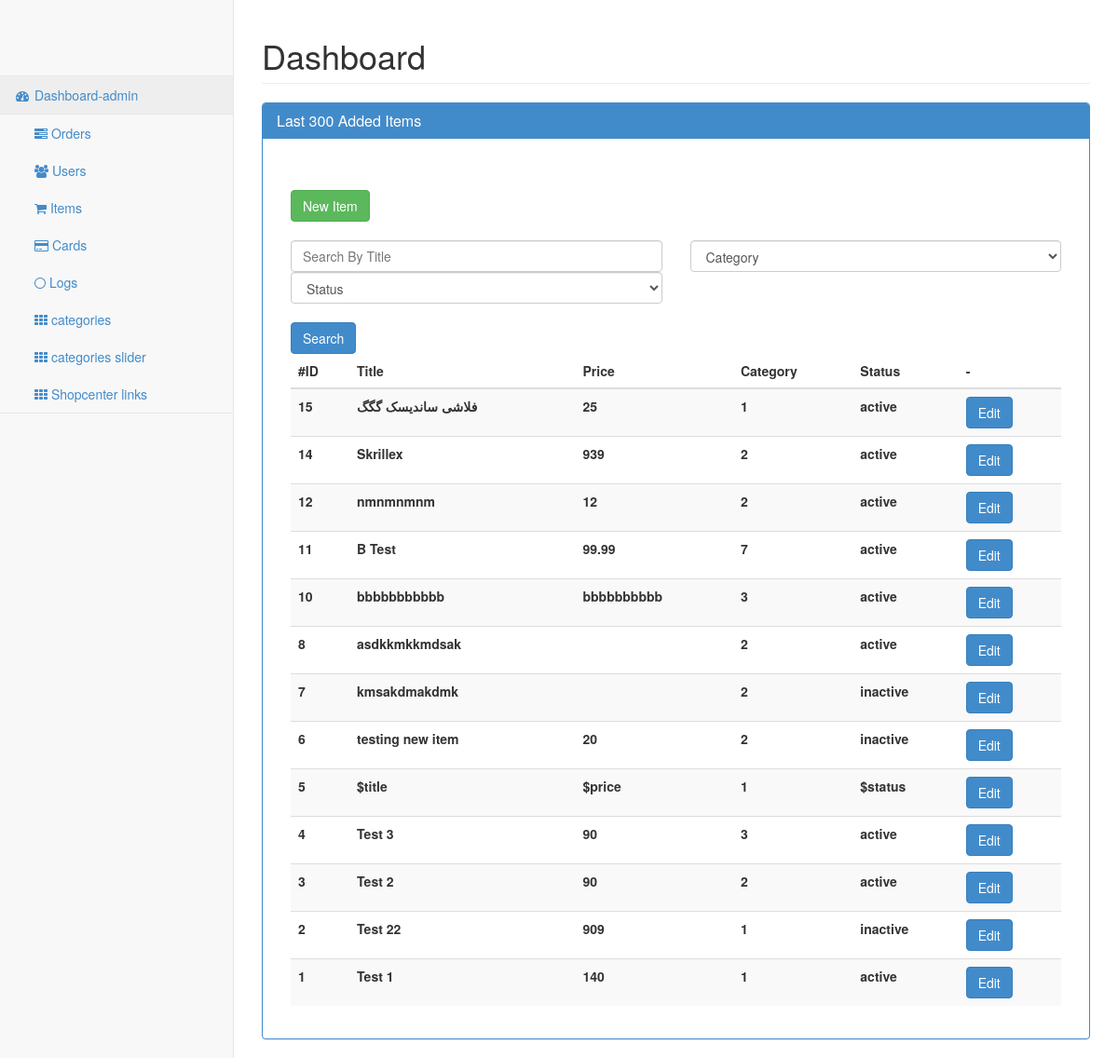
The page /control/items.php (signed in) on the database its author committed.
### tables this page shows
CREATE TABLE IF NOT EXISTS `shop_center` (
  `id` bigint(250) NOT NULL AUTO_INCREMENT,
  `title` varchar(250) NOT NULL,
  `model` longtext NOT NULL,
  `color` longtext NOT NULL,
  `size` longtext NOT NULL,
  `description` longtext NOT NULL,
  `cat_id` bigint(250) NOT NULL,
  `price` varchar(250) NOT NULL,
  `delivery_time` longtext NOT NULL,
  `photos` longtext NOT NULL,
  `video` longtext NOT NULL,
  `status` varchar(250) NOT NULL,
  `ordered` bigint(250) DEFAULT NULL,
  PRIMARY KEY (`id`)
);

### control/includes/classes/shopcenter_class.php (the view, shortened to what this page needs)
<?php
class ShopCenter{
	function GetItems($category = NULL,$title = NULL,$status = NULL){
		$GetItemsQuery = mysql_query("SELECT * FROM `shop_center` WHERE (`id` <> '-7') $category $title $status ORDER BY `id` DESC LIMIT 0,299 ;");
		$return = '<table class="table table-striped"><thead><tr><th>#ID</th><th>Title</th><th>Price</th><th>Category</th><th>Status</th><th>-</th></tr></thead><tbody>' ;
		while ($fetch_items= mysql_fetch_array($GetItemsQuery)) {
			$id = $fetch_items['id'] ;
			$title = $fetch_items['title'] ;
			$price = $fetch_items['price'] ;
			$category = $fetch_items['cat_id'] ;
			$status = $fetch_items['status'] ;
					$return = $return . '<tr><th>' . $id . '</th>' ;
					$return = $return . '<th>' . $title . '</th>' ;
					$return = $return . '<th>' . $price . '</th>' ;
					$return = $return . '<th>' . $category . '</th>' ;
					$return = $return . '<th>' . $status . '</th>' ;
					$return = $return . '<th><a href="./items.php?cmd=edit_item&id=' . $id . '"> <button id="edititembtn" name="edititembtn" class="btn btn-primary">Edit</button></a></th></tr></form>' ;
		}
		return $return ;
	}
}
?>

### rows shown on the page
shop_center: id "15", title "فلاشی ساندیسک گگگ", price "25", cat "1", status "active"
shop_center: id "14", title "Skrillex", price "939", cat "2", status "active"
shop_center: id "12", title "nmnmnmnm", price "12", cat "2", status "active"
shop_center: id "11", title "B Test", price "99.99", cat "7", status "active"
shop_center: id "10", title "bbbbbbbbbbb", price "bbbbbbbbbb", cat "3", status "active"
shop_center: id "8", title "asdkkmkkmdsak", cat "2", status "active"
shop_center: id "7", title "kmsakdmakdmk", cat "2", status "inactive"
shop_center: id "6", title "testing new item", price "20", cat "2", status "inactive"
shop_center: id "5", title "$title", price "$price", cat "1", status "$status"
shop_center: id "4", title "Test 3", price "90", cat "3", status "active"
shop_center: id "3", title "Test 2", price "90", cat "2", status "active"
shop_center: id "2", title "Test 22", price "909", cat "1", status "inactive"
shop_center: id "1", title "Test 1", price "140", cat "1", status "active"
